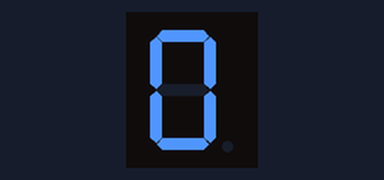
This program was run on a simulated Arduino Uno, built with avr-gcc and run on an emulated ATmega328P. Parts: 1-digit seven-segment display. Wiring (inferred from the names in the program): 1-digit 7-segment display, segments lit when HIGH: segments pin 2, pin 3, pin 4, pin 5, pin 6, pin 7, pin 8. The segment pins are drawn as the display they are named for.

Above: at 0.1 s.
At 1.1 s:
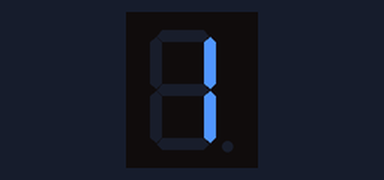
At 2.1 s:
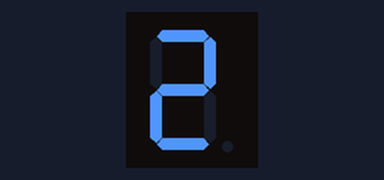
At 3.1 s:
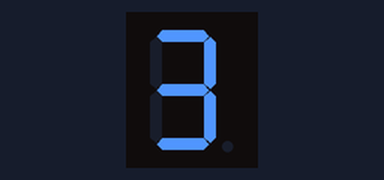

The program:

main.cpp
```cpp
#include <Arduino.h>

#define SEG_A 2
#define SEG_B 3
#define SEG_C 4
#define SEG_D 5
#define SEG_E 6
#define SEG_F 7
#define SEG_G 8

void mostrarZero()
{
  digitalWrite(SEG_A, HIGH);
  digitalWrite(SEG_B, HIGH);
  digitalWrite(SEG_C, HIGH);
  digitalWrite(SEG_D, HIGH);
  digitalWrite(SEG_E, HIGH);
  digitalWrite(SEG_F, HIGH);
  digitalWrite(SEG_G, LOW);
}

void mostrarUm()
{
  digitalWrite(SEG_A, LOW);
  digitalWrite(SEG_B, HIGH);
  digitalWrite(SEG_C, HIGH);
  digitalWrite(SEG_D, LOW);
  digitalWrite(SEG_E, LOW);
  digitalWrite(SEG_F, LOW);
  digitalWrite(SEG_G, LOW);
}

void mostrarDois()
{
  digitalWrite(SEG_A, HIGH);
  digitalWrite(SEG_B, HIGH);
  digitalWrite(SEG_C, LOW);
  digitalWrite(SEG_D, HIGH);
  digitalWrite(SEG_E, HIGH);
  digitalWrite(SEG_F, LOW);
  digitalWrite(SEG_G, HIGH);
}

void mostrarTres()
{
  digitalWrite(SEG_A, HIGH);
  digitalWrite(SEG_B, HIGH);
  digitalWrite(SEG_C, HIGH);
  digitalWrite(SEG_D, HIGH);
  digitalWrite(SEG_E, LOW);
  digitalWrite(SEG_F, LOW);
  digitalWrite(SEG_G, HIGH);
}

void setup()
{
  pinMode(SEG_A, OUTPUT);
  pinMode(SEG_B, OUTPUT);
  pinMode(SEG_C, OUTPUT);
  pinMode(SEG_D, OUTPUT);
  pinMode(SEG_E, OUTPUT);
  pinMode(SEG_F, OUTPUT);
  pinMode(SEG_G, OUTPUT);
}

void loop()
{
  mostrarZero();
  delay(1000);
  mostrarUm();
  delay(1000);
  mostrarDois();
  delay(1000);
  mostrarTres();
  delay(1000);
}
```

Measured:
- by itself, everything shown: repeats every 4.0 s, in 4 steps
- what the display in image 1 shows lasts 1.0 s, from 1.0 s to 2.0 s
